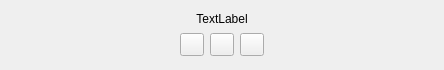
<ui version="4.0" >
 <class>Form</class>
 <widget class="QWidget" name="Form" >
  <property name="geometry" >
   <rect>
    <x>0</x>
    <y>0</y>
    <width>444</width>
    <height>70</height>
   </rect>
  </property>
  <property name="windowTitle" >
   <string>Form</string>
  </property>
  <layout class="QVBoxLayout" name="verticalLayout" >
   <item>
    <widget class="QLabel" name="uiImage" >
     <property name="sizePolicy" >
      <sizepolicy vsizetype="Fixed" hsizetype="Expanding" >
       <horstretch>0</horstretch>
       <verstretch>0</verstretch>
      </sizepolicy>
     </property>
     <property name="text" >
      <string>TextLabel</string>
     </property>
     <property name="alignment" >
      <set>Qt::AlignCenter</set>
     </property>
    </widget>
   </item>
   <item>
    <layout class="QHBoxLayout" name="horizontalLayout" >
     <item>
      <spacer name="horizontalSpacer" >
       <property name="orientation" >
        <enum>Qt::Horizontal</enum>
       </property>
       <property name="sizeHint" stdset="0" >
        <size>
         <width>40</width>
         <height>20</height>
        </size>
       </property>
      </spacer>
     </item>
     <item>
      <widget class="QToolButton" name="pushLoad" >
       <property name="sizePolicy" >
        <sizepolicy vsizetype="Fixed" hsizetype="Fixed" >
         <horstretch>0</horstretch>
         <verstretch>0</verstretch>
        </sizepolicy>
       </property>
       <property name="toolTip" >
        <string>Load Image</string>
       </property>
       <property name="icon" >
        <iconset resource="common.qrc" >
         <normaloff>:/images/images/open.png</normaloff>:/images/images/open.png</iconset>
       </property>
      </widget>
     </item>
     <item>
      <widget class="QToolButton" name="pushSave" >
       <property name="sizePolicy" >
        <sizepolicy vsizetype="Fixed" hsizetype="Fixed" >
         <horstretch>0</horstretch>
         <verstretch>0</verstretch>
        </sizepolicy>
       </property>
       <property name="toolTip" >
        <string>Save Image</string>
       </property>
       <property name="icon" >
        <iconset resource="common.qrc" >
         <normaloff>:/images/images/save.png</normaloff>:/images/images/save.png</iconset>
       </property>
      </widget>
     </item>
     <item>
      <widget class="QToolButton" name="pushRemove" >
       <property name="sizePolicy" >
        <sizepolicy vsizetype="Fixed" hsizetype="Fixed" >
         <horstretch>0</horstretch>
         <verstretch>0</verstretch>
        </sizepolicy>
       </property>
       <property name="toolTip" >
        <string>Remove Image</string>
       </property>
       <property name="icon" >
        <iconset resource="common.qrc" >
         <normaloff>:/images/images/trash.png</normaloff>:/images/images/trash.png</iconset>
       </property>
      </widget>
     </item>
     <item>
      <spacer name="horizontalSpacer_2" >
       <property name="orientation" >
        <enum>Qt::Horizontal</enum>
       </property>
       <property name="sizeHint" stdset="0" >
        <size>
         <width>40</width>
         <height>20</height>
        </size>
       </property>
      </spacer>
     </item>
    </layout>
   </item>
  </layout>
 </widget>
 <resources>
  <include location="common.qrc" />
 </resources>
 <connections/>
</ui>
